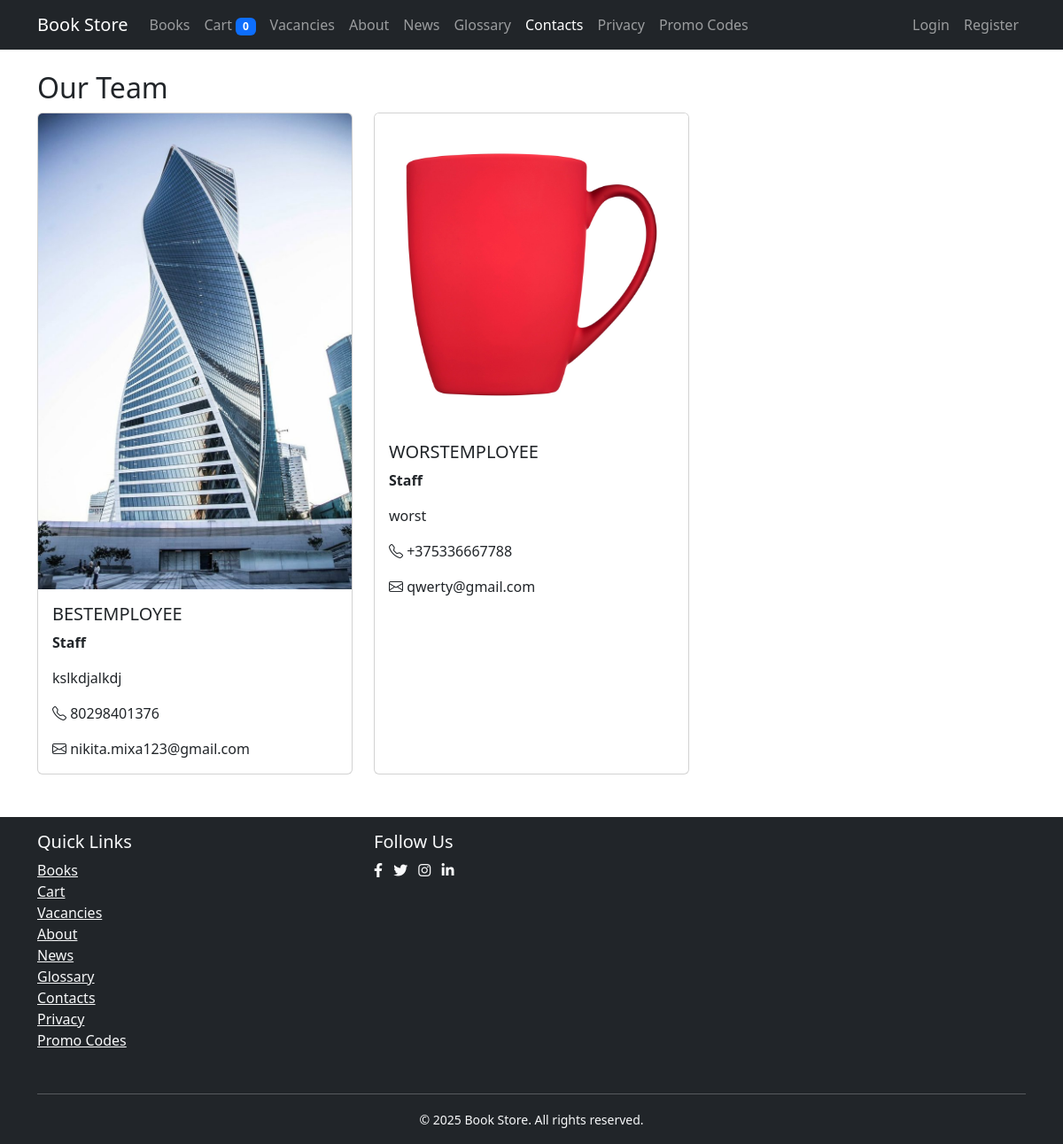
/contacts/, run on the app's committed database.
### books/models.py (models this page shows, shortened)
class Employee(models.Model):
    name = models.CharField(max_length=100)
    photo = models.ImageField(upload_to='employees/', blank=True, null=True)
    position = models.CharField(max_length=100)
    description = models.TextField(blank=True)
    phone = models.CharField(max_length=30, blank=True)
    email = models.EmailField(blank=True)
    class Meta:
        verbose_name = "Employee"
        verbose_name_plural = "Employees"

### books/views.py (the view)
# urls.py: path('contacts/', enhanced_views.ContactView.as_view(), name='contacts'),
def contacts(request):
    employees = Employee.objects.all()
    return render(request, 'books/contacts.html', {'employees': employees})

### books/context_processors.py (called while the page is built)
def cart(request):
    cart = request.session.get('cart', {})
    return {
        'cart': cart,
        'cart_count': len(cart)
    }

### templates/books/contacts.html (shortened to what this page needs)
{% extends 'base.html' %}
{% block content %}
<h2>Our Team</h2>
<div class="row">
    {% for emp in employees %}
    <div class="col-md-4 mb-4">
        <div class="card h-100">
            {% if emp.photo %}
            <img src="{{ emp.photo.url }}" class="card-img-top" alt="{{ emp.name }}">
            {% endif %}
            <div class="card-body">
                <h5 class="card-title">{{ emp.name }}</h5>
                <p class="card-text"><strong>{{ emp.position }}</strong></p>
                <p class="card-text">{{ emp.description }}</p>
                <p class="card-text"><i class="bi bi-telephone"></i> {{ emp.phone }}</p>
                <p class="card-text"><i class="bi bi-envelope"></i> {{ emp.email }}</p>
            </div>
        </div>
    </div>
    {% empty %}
    <p>No employees found.</p>
    {% endfor %}
</div>
{% endblock %}

### templates/base.html (style rules this page uses)
body { min-height: 100vh; display: flex; flex-direction: column; }

### data on the page
Employee: photo (picture), name "BESTEMPLOYEE", position "Staff", description "kslkdjalkdj", phone "80298401376", email "nikita.mixa123@gmail.com"
Employee: photo (picture), name "WORSTEMPLOYEE", position "Staff", description "worst", phone "+375336667788", email "qwerty@gmail.com"

### other printed values
{{ cart_count }} "0"
